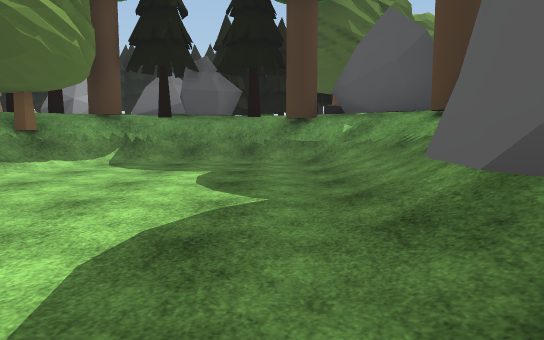
[1] (above)

24 first-person views from a walk through a 3-D level made in the Unity game engine. The camera is 1.3 m above the floor, tilts 6° down and sees 70° across. The floor is counted in squares, 2 m on a side. Each view is taken from the middle of a square. On the plan, view 1 faces up. The plan holds only what a view shows up to about 11 squares ahead; the rest is blank. The place goes on beyond the plan. Some trees and plants on the terrain are drawn as simple stand-ins. Some surface patterns are stand-ins.

[2]
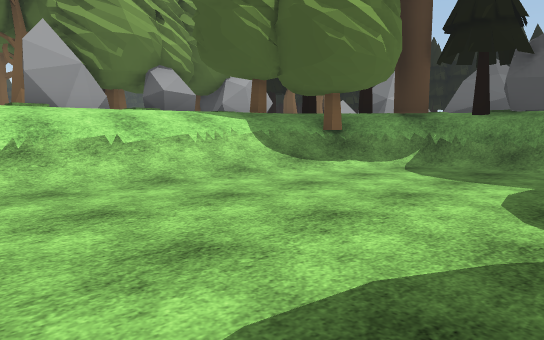

[3]
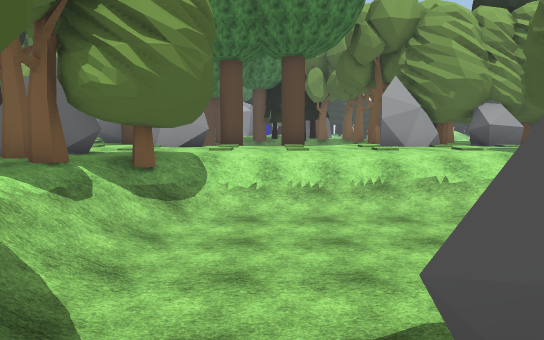

[4]
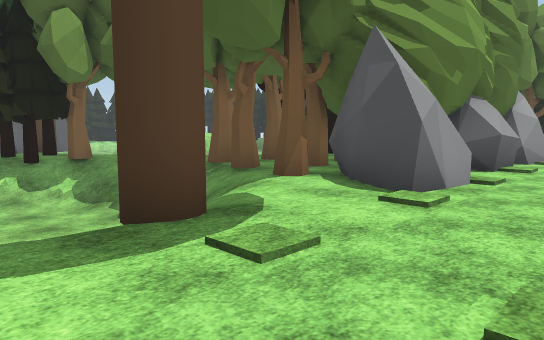

[5]
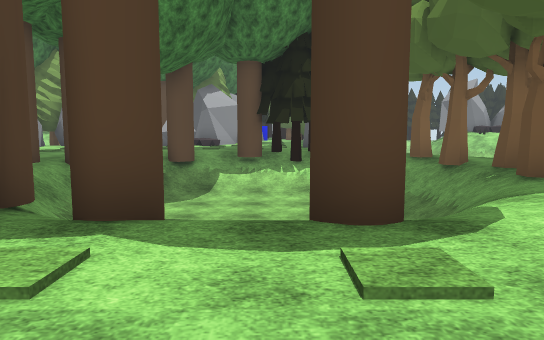

[6]
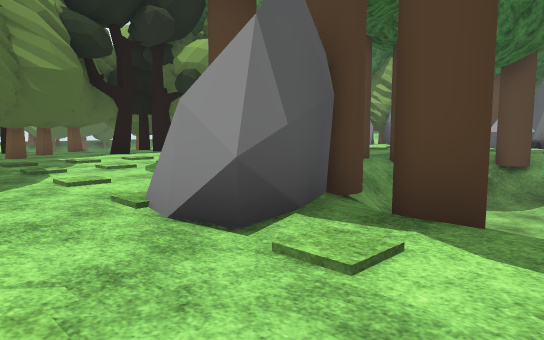

[7]
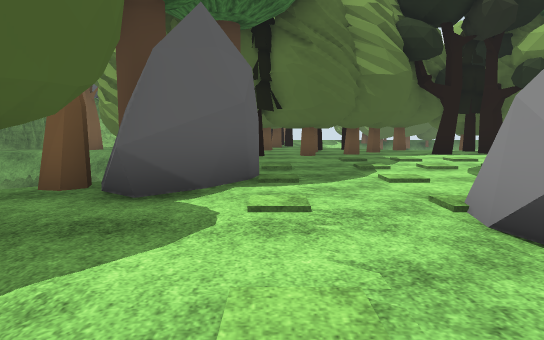

[8]
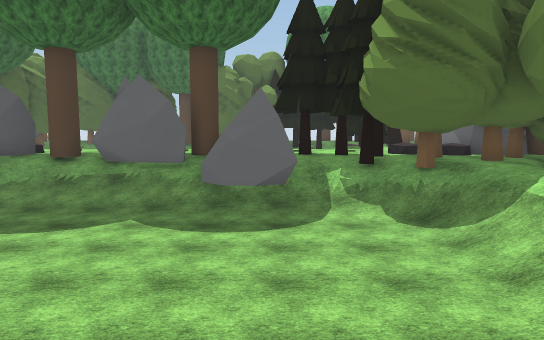

[9]
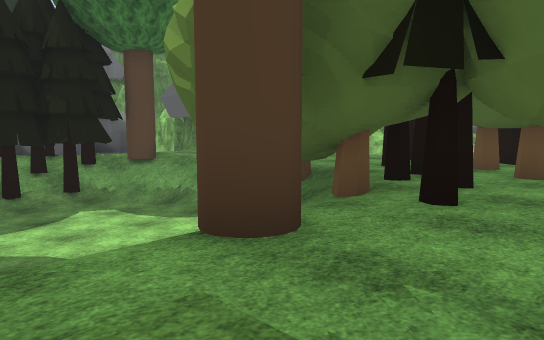

[10]
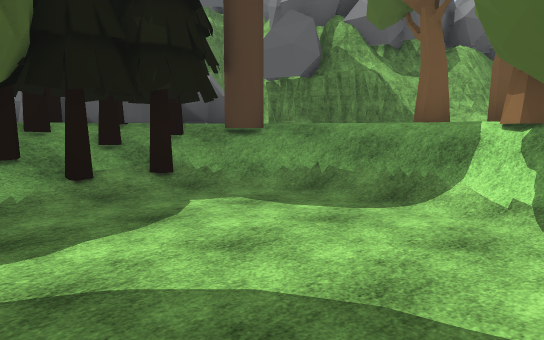

[11]
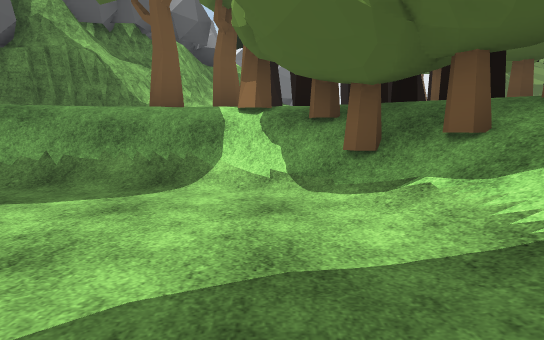

[12]
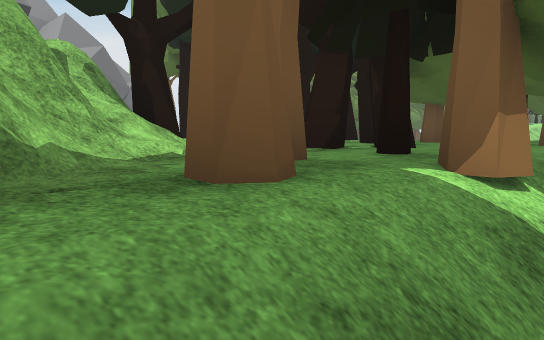

[13]
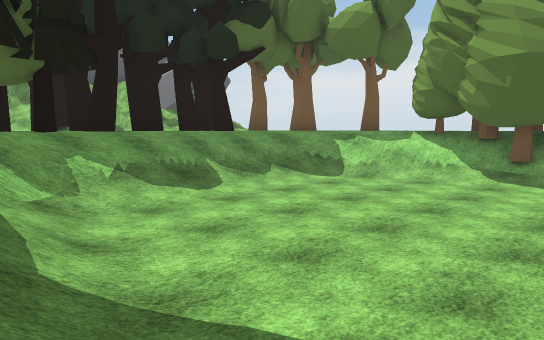

[14]
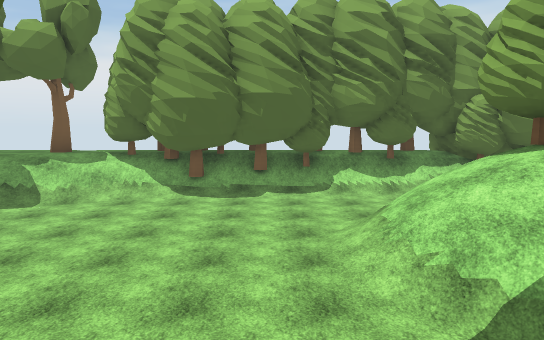

[15]
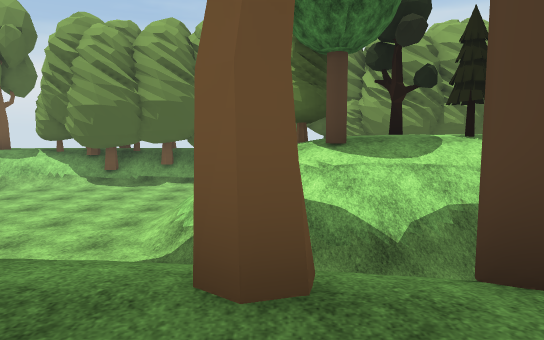

[16]
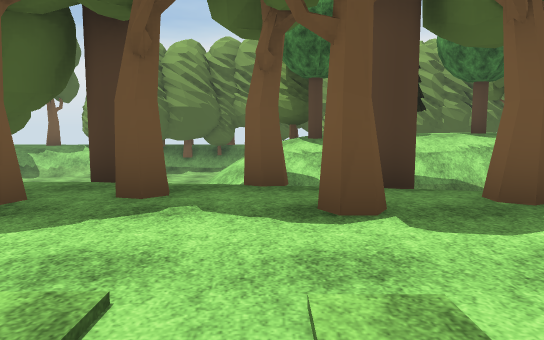

[17]
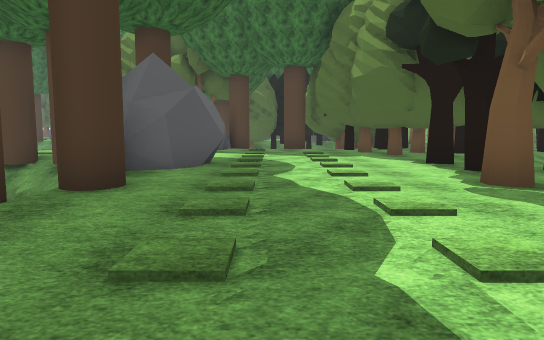

[18]
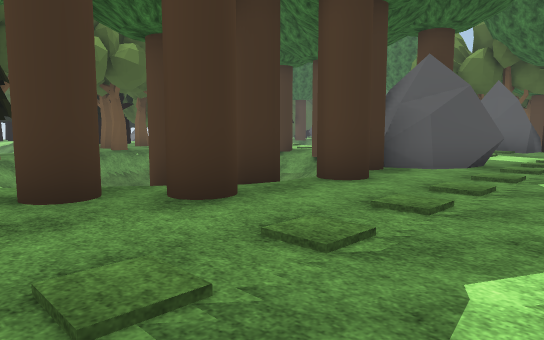

[19]
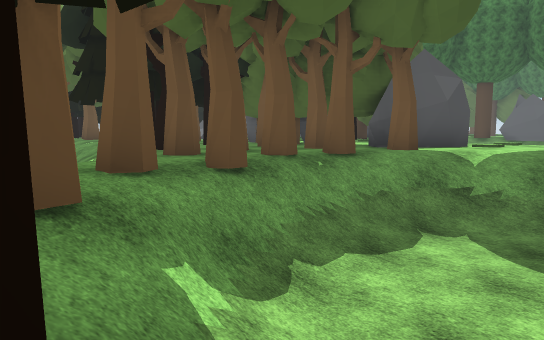

[20]
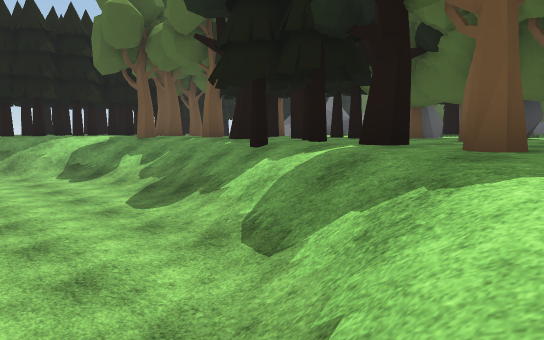

[21]
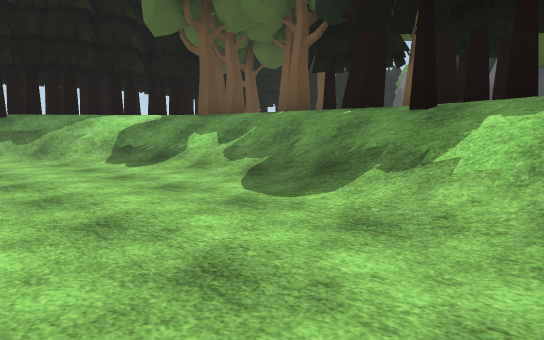

[22]
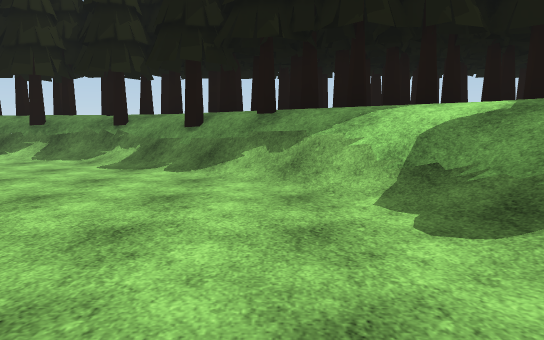

[23]
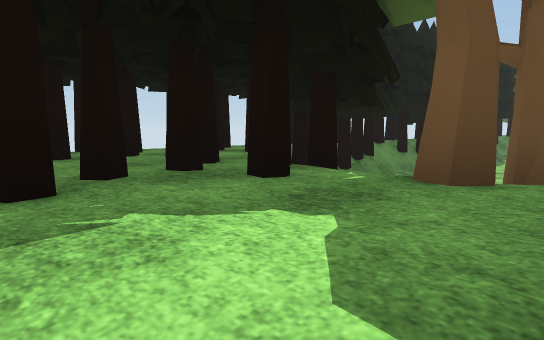

[24]
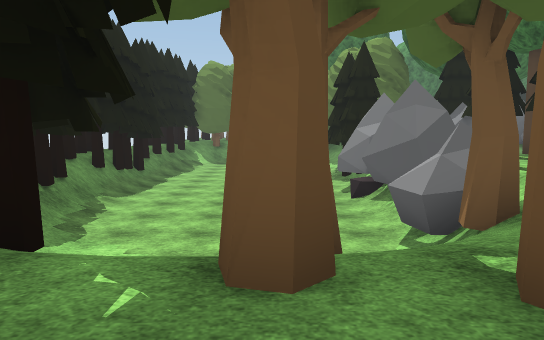

### Floor plan
Key: @ floor where view 1 was taken; # wall or solid block; x gap in a wall; . main floor; : floor 0.25 m higher than the main floor; + floor 1.25 m higher than the main floor; * floor 1.75 m higher than the main floor; % floor 2 m higher than the main floor; / step, stairs or slope; = window, fence, low wall or low ledge; T tree; R rock; O other object.
Columns run from 20 left of view 1 to 5 right of it. Each row starts with its distance up from view 1.
 21 T  OTOTTTOT OOOT
 20 TTTTTOTTTTOOTTT///
 19 //TT%TTTTT /......
 18 .//TTTTTT+ .......
 17 ..//TT%T%  .......
 16 ...///%%TT
 15 ....//%T%/ ....
 14  ..../T%T/TRR..##R
 13  ....//%T%/RR#R R#
 12   ...//T%T %%%R       T
 11   ...//%TT   %%       x
 10  ....//TTT R     TRT%
  9  ...//TT%T#R  OTT////TRR
  8  ...//T%T#TR  TT /..//##
  7  ..///T%%#RR% T#/....//T
  6   .//%%%TTRR%%=//...../T
  5   //%T%TT#T%%%//....../#
  4  //%TTTT%%#R%%//...../#RO
  3   %T/////T%%%%//...../RT
  2 OTT//...//%%%%//.....RRT
  1  TT/...../T%%%/:.....# T
  0  T//...   /%%%//....@//T%
 -1   T/...  /T%%%//....//TT%
 -2   T/... //%#%%%#/////#T#
 -3   %/T //TT R%%%TT/O/%TT#
 -4   T%TT//T  %%%#T%/  /TT##
 -5  %%T%T%TRT%%%%RT   T #T#
 -6  %%%%%%%%R%%%%%T/...   TRR
 -7  %%%%%%%%%%%%%% /..../TT%R
 -8  %%%%%%%%%%%%%T/:....:TT#R
 -9 %%%%%%%%%%%%#TTT/..../TT R
-10 %T%%%TTTT%%TT##T#...//T# R
-11 T%%T%% T%%T%T#TT#////T%RR
-12  TT*T%TT%T%OTTTT#T%%%%%#
-13      / // %%O#T#T#TT####
-14 ///   ..///T#TTTT  =#
-15 ////......//T#T    ##
-16 /T///......//TT TTT##
-17 TT#//......//TT  TRR##
-18   //.......//%T    R
-19    /.......//TT  RR
-20    .......///%TTRRR
-21   .......///%T RR
-22   T/TT/T+T/TT   R

Where each view was taken, in squares from view 1:
view 1: 0 up, 0 right, facing up
view 2: 1 up, 0 right, facing up-left
view 3: 0 up, 2 right, facing left
view 4: 1 down, 7 left, facing up-left
view 5: 0 up, 7 left, facing left
view 6: 0 up, 7 left, facing down-left
view 7: 0 up, 7 left, facing down
view 8: 1 up, 7 left, facing right
view 9: 6 down, 8 left, facing down-right
view 10: 6 down, 4 left, facing down-right
view 11: 6 down, 3 left, facing down
view 12: 11 down, 0 right, facing down-left
view 13: 13 down, 15 left, facing down-right
view 14: 12 down, 15 left, facing down
view 15: 10 down, 18 left, facing down
view 16: 7 down, 18 left, facing down
view 17: 7 down, 19 left, facing right
view 18: 8 down, 19 left, facing up-right
view 19: 0 up, 18 left, facing up-right
view 20: 4 up, 19 left, facing up-right
view 21: 7 up, 19 left, facing up-right
view 22: 11 up, 17 left, facing up
view 23: 15 up, 15 left, facing up-right
view 24: 16 up, 14 left, facing right
